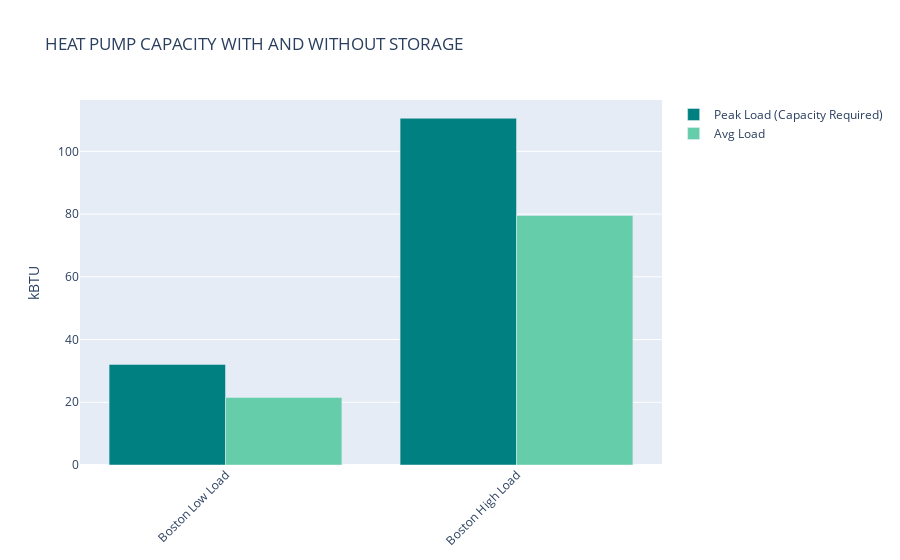

This figure's notebook cell:
### Code cell
# Plot the difference in BTU capacity here (use K BTU?) 
# furnace required 
x_axis = ['Boston Low Load', 'Boston High Load']

bostonOnly = openEI_df.loc[openEI_df['city'] == 'Boston-Logan']
low_B = [bostonOnly['peakLoad_LOW[kW]'][2]*to_kBTU, bostonOnly['peakLoad_HIGH[kW]'][2]*to_kBTU]
hi_B = [bostonOnly['avgLoad_LOW[kW]'][2]*to_kBTU, bostonOnly['avgLoad_HIGH[kW]'][2]*to_kBTU]


fig = go.Figure()
fig.add_trace(go.Bar(
    x=x_axis,
    y=low_B,
    name='Peak Load (Capacity Required)',
    marker_color='teal'
))
fig.add_trace(go.Bar(
    x=x_axis,
    y=hi_B,
    name='Avg Load',
    marker_color='mediumaquamarine'
))

# Here we modify the tickangle of the xaxis, resulting in rotated labels.
fig.update_layout(yaxis_title = 'kBTU', barmode='group', xaxis_tickangle=-45, title=('HEAT PUMP CAPACITY WITH AND WITHOUT STORAGE'))
fig.show()

### Figure 1 — Plotly figure (JSON) as saved in the notebook; plotly's stock layout.template omitted (floating-point values rounded to 4 significant figures)
{"data": [{"marker": {"color": "teal"}, "name": "Peak Load (Capacity Required)", "type": "bar", "x": ["Boston Low Load", "Boston High Load"], "y": [32.07, 110.6]}, {"marker": {"color": "mediumaquamarine"}, "name": "Avg Load", "type": "bar", "x": ["Boston Low Load", "Boston High Load"], "y": [21.54, 79.55]}], "layout": {"barmode": "group", "title": {"text": "HEAT PUMP CAPACITY WITH AND WITHOUT STORAGE"}, "xaxis": {"tickangle": -45}, "yaxis": {"title": {"text": "kBTU"}}}}
